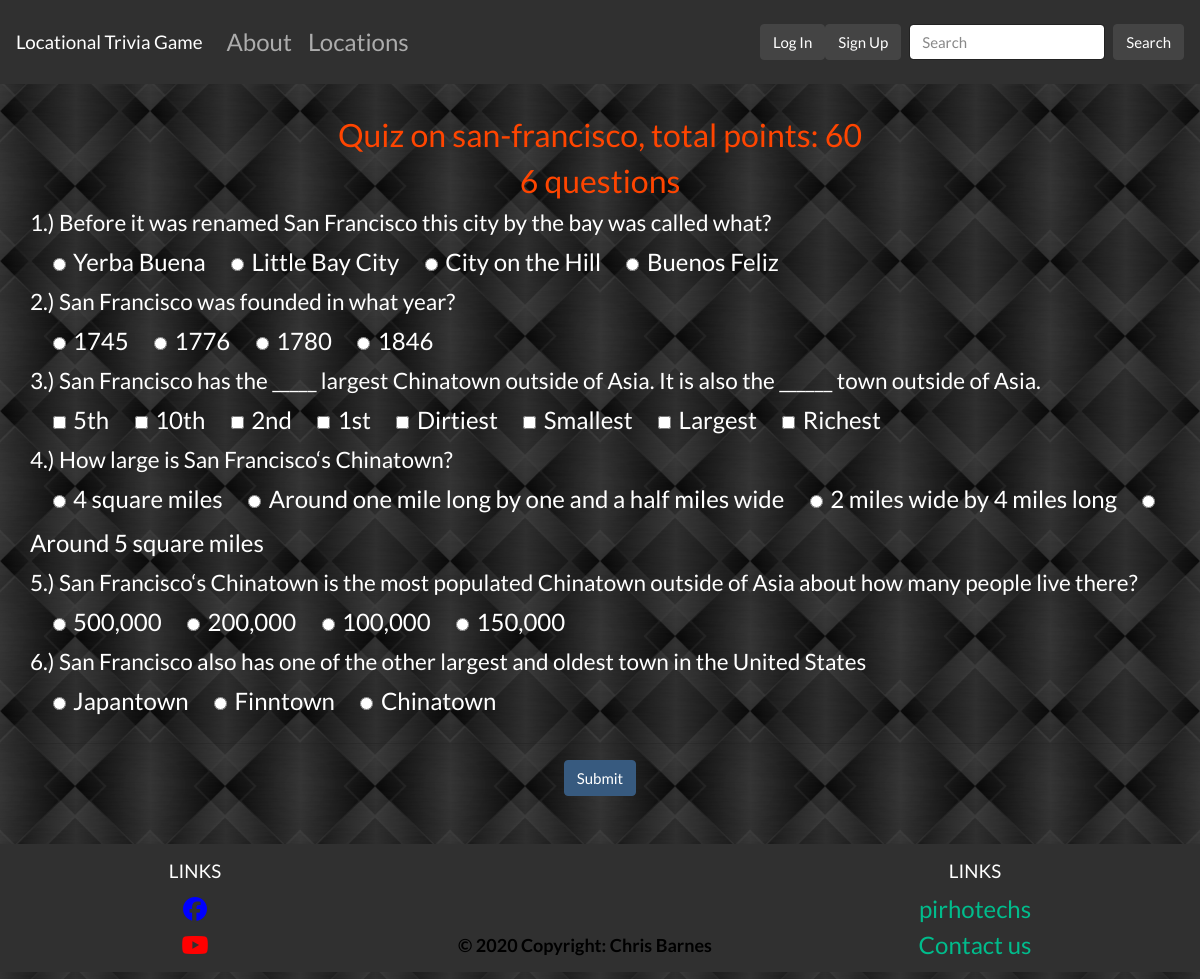
The page /trivia/san-francisco/ on the database its author committed.
### locations/models.py (models this page shows, shortened)
class Page(models.Model):
    objects = models.Manager()
    slug = models.CharField(max_length=settings.PAGE_TITLE_MAX_LENGTH, blank=True, editable=False, help_text="Unique URL path to access this page. Generated by the system.")
    created = models.DateTimeField(auto_now_add=True, help_text="The date and time this page was created. Automatically generated when the model saves.")
    modified = models.DateTimeField(auto_now=True, help_text="The date and time this page was updated. Automatically generated when the model updates.")
    title = models.CharField(max_length=settings.PAGE_TITLE_MAX_LENGTH, unique=True, default="Title of your page.")
    author = models.ForeignKey(User, on_delete=models.PROTECT, help_text="The user that posted this article.")
    content = models.TextField(default="Write the content of your page here.")

### trivia/models.py (models this page shows)
class Question(models.Model):
    objects = models.Manager()
    quiz = models.ForeignKey(Page, on_delete=models.CASCADE)
    created = models.DateTimeField(auto_now_add=True, help_text="The date&time this question was created. Automatically generated when the model saves.")
    modified = models.DateTimeField(auto_now=True, help_text="The date&time this question was updated. Automatically generated when the model updates.")
    multiple = models.BooleanField(default=False, help_text="Is this a multiple choice answer")
    points = models.IntegerField(default=10, help_text="number of points given for getting the correct answer to this question")
    content = models.CharField(max_length=200, default="Write the content of your question here.")
    def __str__(self):
        return self.content

class Choice(models.Model):
    objects = models.Manager()
    question = models.ForeignKey(Question, on_delete=models.CASCADE)
    created = models.DateTimeField(auto_now_add=True, help_text="The date&time this question was created. Automatically generated when the model saves.")
    modified = models.DateTimeField(auto_now=True, help_text="The date&time this question was updated. Automatically generated when the model updates.")
    content = models.CharField(max_length=200, default="Write the content of your question here.",)
    correct = models.BooleanField(default=False, help_text="Is this the correct answer")
    def was_published_recently(self):
        now = timezone.now()
        return now - datetime.timedelta(days=1) <= self.created <= now
    was_published_recently.admin_order_field = 'created'
    was_published_recently.boolean = True
    was_published_recently.short_description = 'Published recently?'
    def __str__(self):
        return self.content

### trivia/views.py (the view)
# urls.py: path('trivia/', include('trivia.urls')),
def trivia(request, slug):
    template_name = 'trivia/game.html'
    questions = Question.objects.filter(quiz__slug=slug)
    choices = Choice.objects.filter(question__quiz__slug=slug).order_by('created')
    num_questions = questions.count()
    total_points = sum([question.points for question in questions])
    context = {
        'slug': slug,
        'total_points': total_points,
        'num_questions': num_questions,
        'questions': questions,
        'choices': choices,
        'error_message': "You didn't select a choice.",
    }
    return render(request, template_name, context=context)

### trivia/templates/trivia/game.html
{% extends 'base.html' %}
{% block content %}
<div class="row">
    <div class="col text-center">
        <h1>Quiz on {{ slug }}, total points: {{ total_points }}</h1>
        <h1>{{ num_questions }} questions</h1>
    </div>
</div>
<div class="row mb-5">
    <form action="" method="POST" enctype="multipart/form-data">{% csrf_token %}
        {% for question in questions %}<h4>{{ question }}</h5>
            {% for choice in choices %} {% if choice.question == question %}
                {% if question.multiple %}
                    <input type="checkbox" id="choice" name="{{ question }}" value="{{ choice }}"><label for="choice">{{ choice }}</label>
                {% else %}
                    <input type="radio" id="choice" name="choice" value="{{ choice }}"><label for="choice">{{ choice }}</label>
                {% endif %}
            {% endif %} {% endfor %}
        {% endfor %}
        <hr>
        <div class="text-center">
            <a class="btn btn-primary" href="{% url 'highscore' %}">Submit</a>
        </div>
    </form>
</div>
{% endblock %}

### static/style.css (style rules this page uses)
body { background: lightgrey url("images/background.jpg") center; }
label { font-size: x-large; color: white; }
h1 { color: orangered; font-size: xx-large; }
h2, h3, h4, p { color: white; }
#choice { margin-left: 1.5em; margin-right: 0.5em; }

### rows shown on the page
Page: slug "san-francisco"
Question: content "1.) Before it was renamed San Francisco this city by the bay was called what?"
Choice: content "Yerba Buena"
Choice: content "Little Bay City"
Choice: content "City on the Hill"
Choice: content "Buenos Feliz"
Question: content "2.) San Francisco was founded in what year?"
Choice: content "1745"
Choice: content "1776"
Choice: content "1780"
Choice: content "1846"
Question: content "3.) San Francisco has the _____ largest Chinatown outside of Asia. It is also the ______ town outside of Asia."
Choice: content "5th"
Choice: content "10th"
Choice: content "2nd"
Choice: content "1st"
Choice: content "Dirtiest"
Choice: content "Smallest"
Choice: content "Largest"
Choice: content "Richest"
Question: content "4.) How large is San Francisco‘s Chinatown?"
Choice: content "4 square miles"
Choice: content "Around one mile long by one and a half miles wide"
Choice: content "2 miles wide by 4 miles long"
Choice: content "Around 5 square miles"
Question: content "5.) San Francisco‘s Chinatown is the most populated Chinatown outside of Asia about how many people live there?"
Choice: content "500,000"
Choice: content "200,000"
Choice: content "100,000"
Choice: content "150,000"
Question: content "6.) San Francisco also has one of the other largest and oldest town in the United States"
Choice: content "Japantown"
Choice: content "Finntown"
Choice: content "Chinatown"

### other values the page prints
{{ total_points }} "60"
{{ num_questions }} "6"
